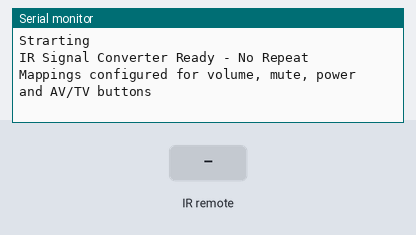
The sketch below on a simulated ESP8266 (NodeMCU). Parts: the last lines printed to the serial monitor. The test bench sets the inputs (shaded band).

Above: at 1.2 s.
1.3 s: infrared code 0x11B08F7 received
At 2.5 s:
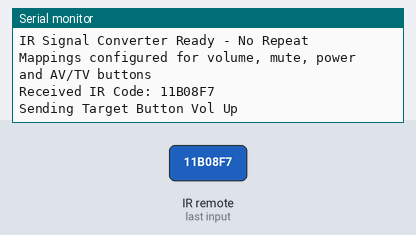
2.8 s: infrared code 0xFD22DD received
At 3.6 s:
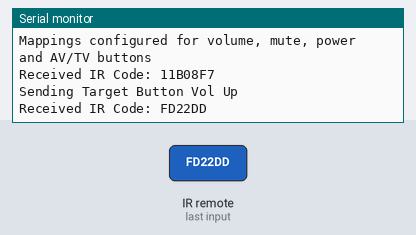
4.3 s: infrared code 0x11B8877 received
At 4.7 s:
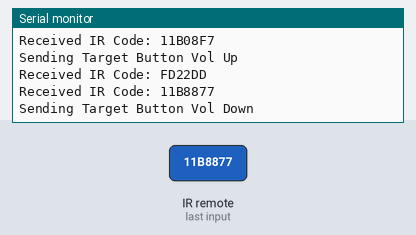
5.8 s: infrared code 0xFDC23D received
At 7.0 s:
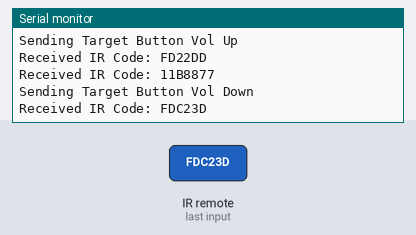
7.3 s: infrared code 0x11B708F received
At 8.2 s:
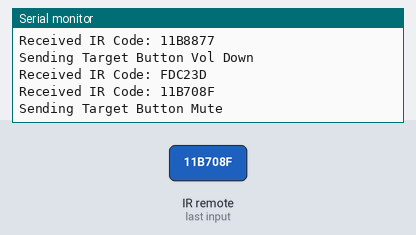
8.8 s: infrared code 0xFD708F received
At 9.3 s:
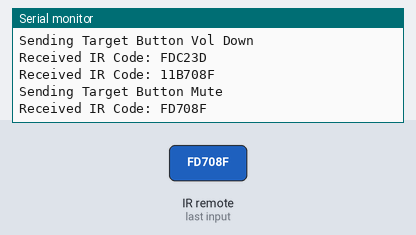

Measured:
- after the input at 1.3 s, the serial monitor: prints a new line at once (image 1)
- after the input at 2.8 s, the serial monitor: prints a new line at once (image 2)
- after the input at 4.3 s, the serial monitor: prints a new line at once (image 3)
- after the input at 5.8 s, the serial monitor: prints a new line at once (image 4)
- after the input at 7.3 s, the serial monitor: prints a new line at once (image 5)
- after the input at 8.8 s, the serial monitor: prints a new line at once (image 6)

The sketch:

ir-converter-finally.ino
```cpp
/*
 * 参考草图 — 非本仓库主固件
 *
 * 独立 Arduino 示例：将一路红外遥控器的 NEC 码映射为另一设备的 NEC 码。
 * 针对 ESP32-C3 的引脚配置；主工程 ORVIBO CT30W 固件为 ESP8266，见 src/ 与 platformio.ini。
 *
 * 使用 Arduino IDE 打开本文件所在文件夹（文件夹名须为 ir-converter-finally）。
 */
#include <Arduino.h>
#include <IRremoteESP8266.h>
#include <IRrecv.h>
#include <IRsend.h>
#include <IRutils.h>

// 接收红外信号的引脚
const uint16_t RECV_PIN = 4;  // ESP32-C3特殊配置
// 发送红外信号的引脚
const uint16_t SEND_PIN = 3;

// 按键映射
const uint64_t SOURCE_VOLUP = 0x11B08F7;  // 接收：音量+
const uint64_t TARGET_VOLUP = 0xFD22DD;   // 发送：音量+

const uint64_t SOURCE_VOLDOWN = 0x11B8877;  // 接收：音量-
const uint64_t TARGET_VOLDOWN = 0xFDC23D;   // 发送：音量-

const uint64_t SOURCE_MUTE = 0x11B708F;    // 接收：静音
const uint64_t TARGET_MUTE = 0xFD708F;     // 发送：静音

const uint64_t SOURCE_POWER = 0x11B26D9;   // 接收：电源
const uint64_t TARGET_POWER = 0xFDB04F;    // 发送：电源

const uint64_t SOURCE_AVTV = 0x11B7689;    // 接收：AV/TV
const uint64_t TARGET_AVTV = 0xFD48B7;     // 发送：AV/TV

// NEC重复码的值
const uint64_t REPEAT_CODE = 0xFFFFFFFFFFFFFFFF;

IRrecv irrecv(RECV_PIN);
IRsend irsend(SEND_PIN);

decode_results results;

void setup() {
  Serial.begin(115200);
  Serial.println("Strarting");
  irrecv.enableIRIn();  // 启动接收器
  irsend.begin();       // 启动发射器

  Serial.println("IR Signal Converter Ready - No Repeat");
  Serial.println("Mappings configured for volume, mute, power and AV/TV buttons");
  // irsend.sendNEC(TARGET_POWER, 32);
  // delay(30);
  // // irsend.sendNEC(REPEAT_CODE, 0);
  // // delay(85);  // 短暂延迟
  // // irsend.sendNEC(REPEAT_CODE, 0);  // 额外发送一个重复码
  // // 方法2：手动发送NEC重复码的原始波形
  // uint16_t necRepeat[3] = {9000, 2250, 600};  // 经典NEC重复码波形
  // irsend.sendRaw(necRepeat, 3, 38);  // 38kHz载波
  // delay(70);  // 短暂延迟
  // irsend.sendRaw(necRepeat, 3, 38);  // 38kHz载波
}

void loop() {
  if (irrecv.decode(&results)) {
    // 打印接收到的信号信息
    Serial.print("Received IR Code: ");
    serialPrintUint64(results.value, 16);
    Serial.println();

    uint64_t targetCommand = results.value;

    // 检查并转换特定按键
    if (targetCommand == SOURCE_VOLUP) {
      Serial.println("Sending Target Button Vol Up");
      delay(40);
      irsend.sendNEC(TARGET_VOLUP, 32);  // 使用NEC协议，32位
    }
    else if (targetCommand == SOURCE_VOLDOWN) {
      Serial.println("Sending Target Button Vol Down");
      delay(40);
      irsend.sendNEC(TARGET_VOLDOWN, 32);
    }
    else if (results.value == SOURCE_MUTE) {
      Serial.println("Sending Target Button Mute");
      delay(40);
      irsend.sendNEC(TARGET_MUTE, 32);
    }
    else if (results.value == SOURCE_POWER) {
      Serial.println("Sending Target Button Power");
      delay(50);
      irsend.sendNEC(TARGET_POWER, 32);
      delay(30);
      // irsend.sendNEC(REPEAT_CODE, 0);
      // delay(85);  // 短暂延迟
      // irsend.sendNEC(REPEAT_CODE, 0);  // 额外发送一个重复码
      // 方法2：手动发送NEC重复码的原始波形
      uint16_t necRepeat[3] = {9000, 2250, 600};  // 经典NEC重复码波形
      irsend.sendRaw(necRepeat, 3, 38);  // 38kHz载波
      delay(70);  // 短暂延迟
      irsend.sendRaw(necRepeat, 3, 38);  // 38kHz载波
    }
    else if (results.value == SOURCE_AVTV) {
      Serial.println("Sending Target Button AV/TV");
      delay(50);
      irsend.sendNEC(TARGET_AVTV, 32);
    }
    irrecv.resume();  // 准备接收下一个值
  }
}
```
